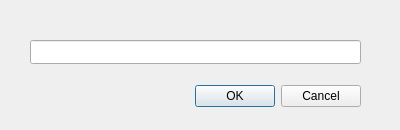
<?xml version="1.0" encoding="UTF-8"?>
<ui version="4.0">
 <class>PopUpDialog</class>
 <widget class="QDialog" name="PopUpDialog">
  <property name="geometry">
   <rect>
    <x>0</x>
    <y>0</y>
    <width>400</width>
    <height>130</height>
   </rect>
  </property>
  <property name="windowTitle">
   <string>Dialog</string>
  </property>
  <widget class="QDialogButtonBox" name="buttonBox">
   <property name="geometry">
    <rect>
     <x>20</x>
     <y>80</y>
     <width>341</width>
     <height>32</height>
    </rect>
   </property>
   <property name="orientation">
    <enum>Qt::Horizontal</enum>
   </property>
   <property name="standardButtons">
    <set>QDialogButtonBox::Cancel|QDialogButtonBox::Ok</set>
   </property>
  </widget>
  <widget class="QLineEdit" name="languageNameLineEdit">
   <property name="geometry">
    <rect>
     <x>30</x>
     <y>40</y>
     <width>331</width>
     <height>24</height>
    </rect>
   </property>
  </widget>
 </widget>
 <resources/>
 <connections>
  <connection>
   <sender>buttonBox</sender>
   <signal>accepted()</signal>
   <receiver>PopUpDialog</receiver>
   <slot>accept()</slot>
   <hints>
    <hint type="sourcelabel">
     <x>248</x>
     <y>254</y>
    </hint>
    <hint type="destinationlabel">
     <x>157</x>
     <y>274</y>
    </hint>
   </hints>
  </connection>
  <connection>
   <sender>buttonBox</sender>
   <signal>rejected()</signal>
   <receiver>PopUpDialog</receiver>
   <slot>reject()</slot>
   <hints>
    <hint type="sourcelabel">
     <x>316</x>
     <y>260</y>
    </hint>
    <hint type="destinationlabel">
     <x>286</x>
     <y>274</y>
    </hint>
   </hints>
  </connection>
 </connections>
</ui>
